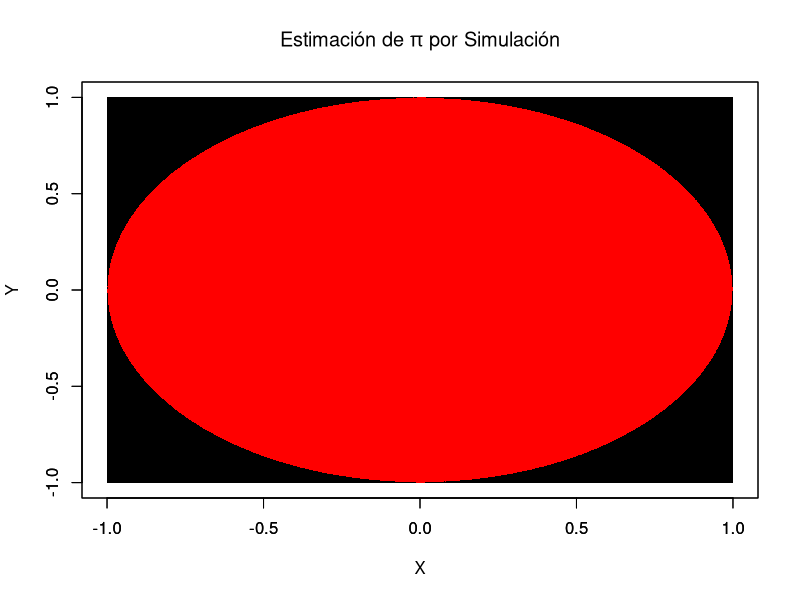

Write R code to recreate this figure.
## Valor de Pi mediante simulación
n <- 9000000
x <- runif(n, -1, 1)
y <- runif(n, -1, 1)
z <- (x ^ 2 + y ^ 2) ^ (1 / 2)
r <- which(z > 1)
r1 <- which(z <= 1)

plot(x[r1], y[r1], pch = ".", col = "red", xlim = c(-1, 1), ylim = c(-1, 1), xlab = "", ylab ="" )
par(new = TRUE)
plot(x[r], y[r], pch = ".", col = "black", xlim = c(-1,1), ylim = c(-1, 1), xlab = "X", ylab = "Y", 
       main = expression(paste("Estimación de ", pi, " por Simulación")))
(length(r1) / n) * 4